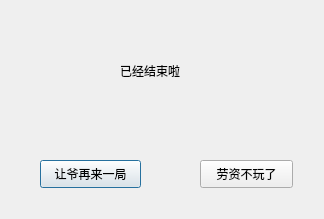
<?xml version="1.0" encoding="UTF-8"?>
<ui version="4.0">
 <class>Dialog</class>
 <widget class="QDialog" name="Dialog">
  <property name="geometry">
   <rect>
    <x>0</x>
    <y>0</y>
    <width>324</width>
    <height>219</height>
   </rect>
  </property>
  <property name="windowTitle">
   <string>Dialog</string>
  </property>
  <widget class="QPushButton" name="pushButton">
   <property name="geometry">
    <rect>
     <x>40</x>
     <y>160</y>
     <width>101</width>
     <height>28</height>
    </rect>
   </property>
   <property name="text">
    <string>让爷再来一局</string>
   </property>
  </widget>
  <widget class="QPushButton" name="pushButton_2">
   <property name="geometry">
    <rect>
     <x>200</x>
     <y>160</y>
     <width>93</width>
     <height>28</height>
    </rect>
   </property>
   <property name="text">
    <string>劳资不玩了</string>
   </property>
  </widget>
  <widget class="QLabel" name="label">
   <property name="geometry">
    <rect>
     <x>120</x>
     <y>50</y>
     <width>81</width>
     <height>41</height>
    </rect>
   </property>
   <property name="text">
    <string>已经结束啦</string>
   </property>
  </widget>
 </widget>
 <resources/>
 <connections/>
</ui>
